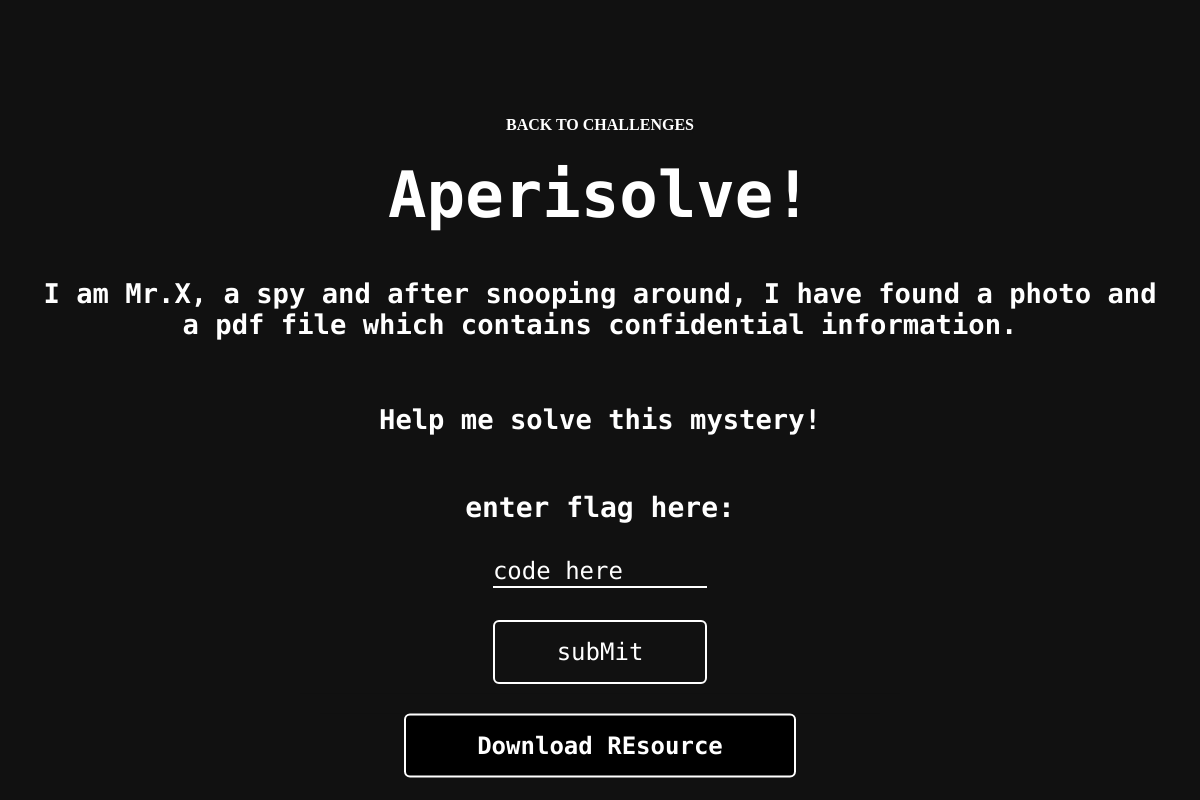
Screenshot of /aperisolve/ (signed in) with the database file from the repository.
### Main/models.py (models this page shows, shortened)
class Challenges(models.Model):
    title = models.CharField(max_length=255)
    category = models.CharField(max_length=255)
    difficulty = models.CharField(max_length=255)
    points = models.IntegerField()
    description = models.TextField(max_length=1000, default='')
    hint = models.CharField(max_length=255, default='')
    flag = models.CharField(max_length=255, default='DPSS{EMPTY}')
    link = models.CharField(max_length=255, default='dashboard')
    solve_status = models.BooleanField(default=False)
    players_solved = models.ManyToManyField(Player, blank=True, related_name='challenges_solved')

### Main/views.py (the view, shortened to what this page needs)
# urls.py: path('aperisolve/', views.aperisolve, name='aperisolve'),
def aperisolve(request):
    user = request.user
    if request.method == "GET":
        if not request.user.is_authenticated:
            return redirect('login')
        context = {"challenge": Challenges.objects.get(title="Aperisolve!")}
        return render(request, 'main/challenges/aperisolve.html', context)
    elif request.method == "POST":
        data = request.body

### Main/templates/main/challenges/aperisolve.html (shortened to what this page needs)
{% extends "main/layout_challenge.html" %}
{% load static %}
{% block download %}
<div class="container-download">
    <form id="key-form">
      <a download href="{% static 'assets/red-lab.png' %}">Download REsource</a>
    </form>
  </div>
{%endblock download %}

### Main/templates/main/layout_Challenge.html (shortened to what this page needs)
{% load static %}
<!doctype html>
<html lang="en">
<head>
    <link rel="stylesheet" href="{% static 'css/layout.css' %}">
    <link rel="stylesheet" href="{% static 'css/chall.css' %}">
</head>
<body>
  <div class="container">
  <div align="left">
  <a href="{% url 'dashboard' %}" > BACK TO CHALLENGES </a>
  </div>
    <h1 style="font-size:4em">{{challenge.title}}</h1>
      <h1>{{challenge.description}}</h1><br>
      <h1>{{challenge.hint}}</h1>
      <form id="key-form">
          <label for="key">enter flag here:</label>
          <input type="text" name="key" id="key" placeholder="code here" />
          <button type="submit">subMit</button>
      </form>
  </div>
  {% block download %}  {% endblock download %}
</body>
</html>

### Main/static/css/layout.css (style rules this page uses)
* { box-sizing: border-box; padding: 0; margin: 0; background-color: #111111; }

### Main/static/css/chall.css (style rules this page uses)
body { background-color: #111111; }
body, html { height: 100%; }
* { box-sizing: border-box; }
.container { background-color: #111111; font-weight: bold; position: absolute; top: 50%; left: 50%; transform: translate(-50%, -50%); z-index: 2; width: 80%; padding: 20px; text-align: center; }
.container-download { background-color: #111111; font-weight: bold; position: absolute; transform: translate(-50%, 90%); top: 75%; left: 50%; z-index: 2; width: 50%; padding: 20px; text-align: center; }
h1 { color: white; font-family: "Major Mono Display", monospace; padding: 2%; color: #ffffff; width: 100%; text-align: center; font-size: 1.7em; }
#key { border: 0; background-color: #111111; border-bottom: 2px solid #ffffff; color: #ffffff; height: 4vh; width: 70%; font-family: "Major Mono Display", monospace; font-size: 1.5em; margin-bottom: 2rem; }
#key::placeholder { color: #ffffff; }
label { color: #ffffff; font-family: "Major Mono Display", monospace; margin-top: 3vh; font-size: 1.75em; width: 100%; text-align: center; margin-top: 2rem; margin-bottom: 2rem; }
.container { display: flex; flex-direction: column; height: 100vh; width: 100vw; align-items: center; justify-content: center; }
form { display: flex; flex-direction: column; align-items: center; justify-content: center; }
form button { color: #ffffff; border: none; font-size: 1.5em; border: 2px solid #ffffff; background: linear-gradient(to right, #111111 50%, #ffffff 50%); background-size: 200% 100%; background-position:left bottom; font-family: "Major Mono Display", monospace; width: 70%; padding-top: 1rem; padding-bottom: 1rem; border-radius: 6px; transition:all 1s ease; }
form a { color: #ffffff; border: none; font-size: 1.5em; border: 2px solid #ffffff; background: linear-gradient(to right, black 50%, #ffffff 50%); background-size: 200% 100%; background-position:left bottom; font-family: "Major Mono Display", monospace; width: 70%; padding-top: 1rem; text-align: center; text-decoration: none; padding-bottom: 1rem; border-radius: 6px; transition:all 1s ease; }
a { color: white; text-decoration: none; display: inline-block; border-radius: 0.4rem; align-items: left; }

### rows the page displays
Challenges: title "Aperisolve!", description "I am Mr.X, a spy and after snooping around, I have found a photo and a pdf file which contains confidential information.", hint "Help me solve this mystery!"
